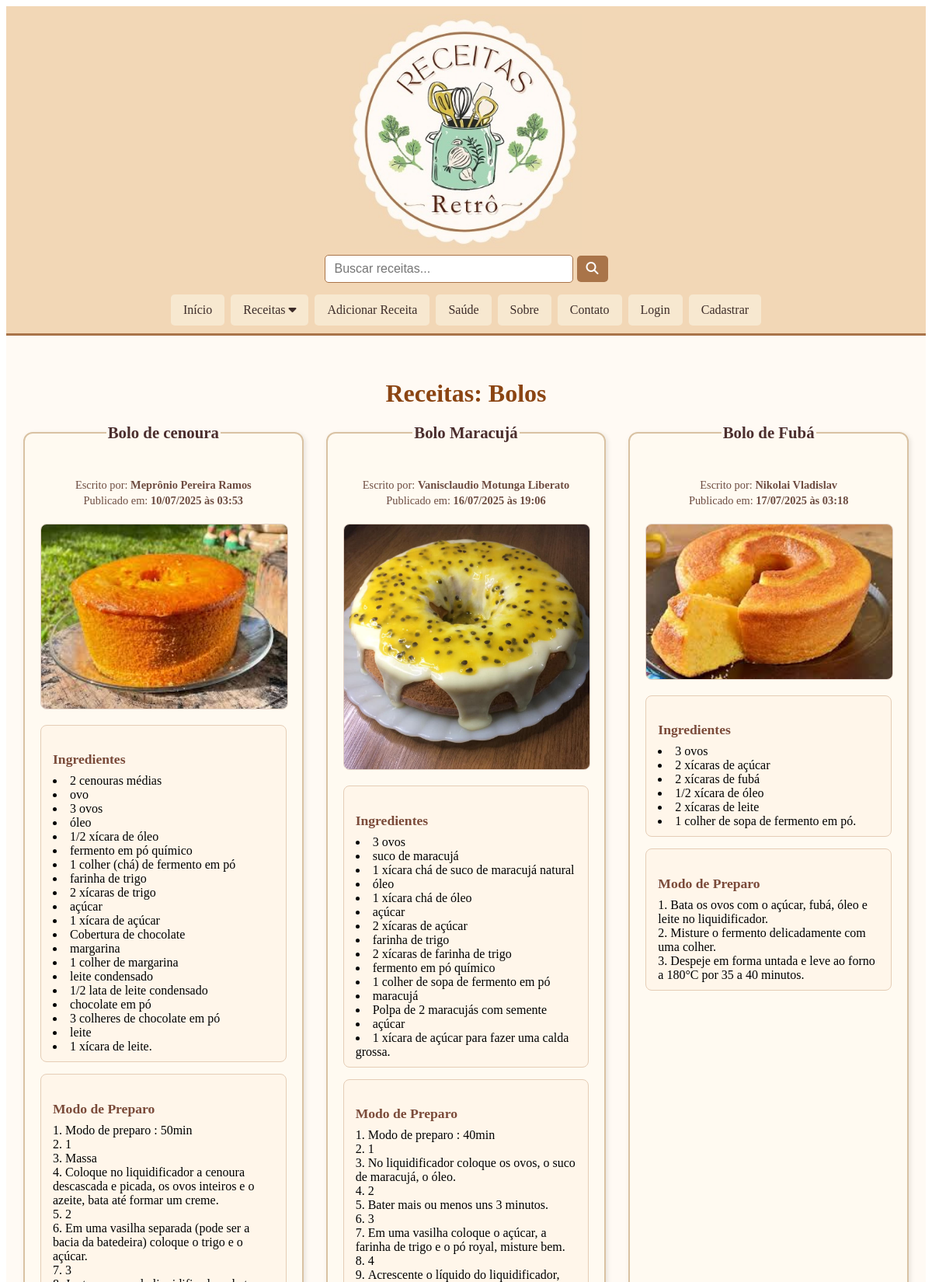
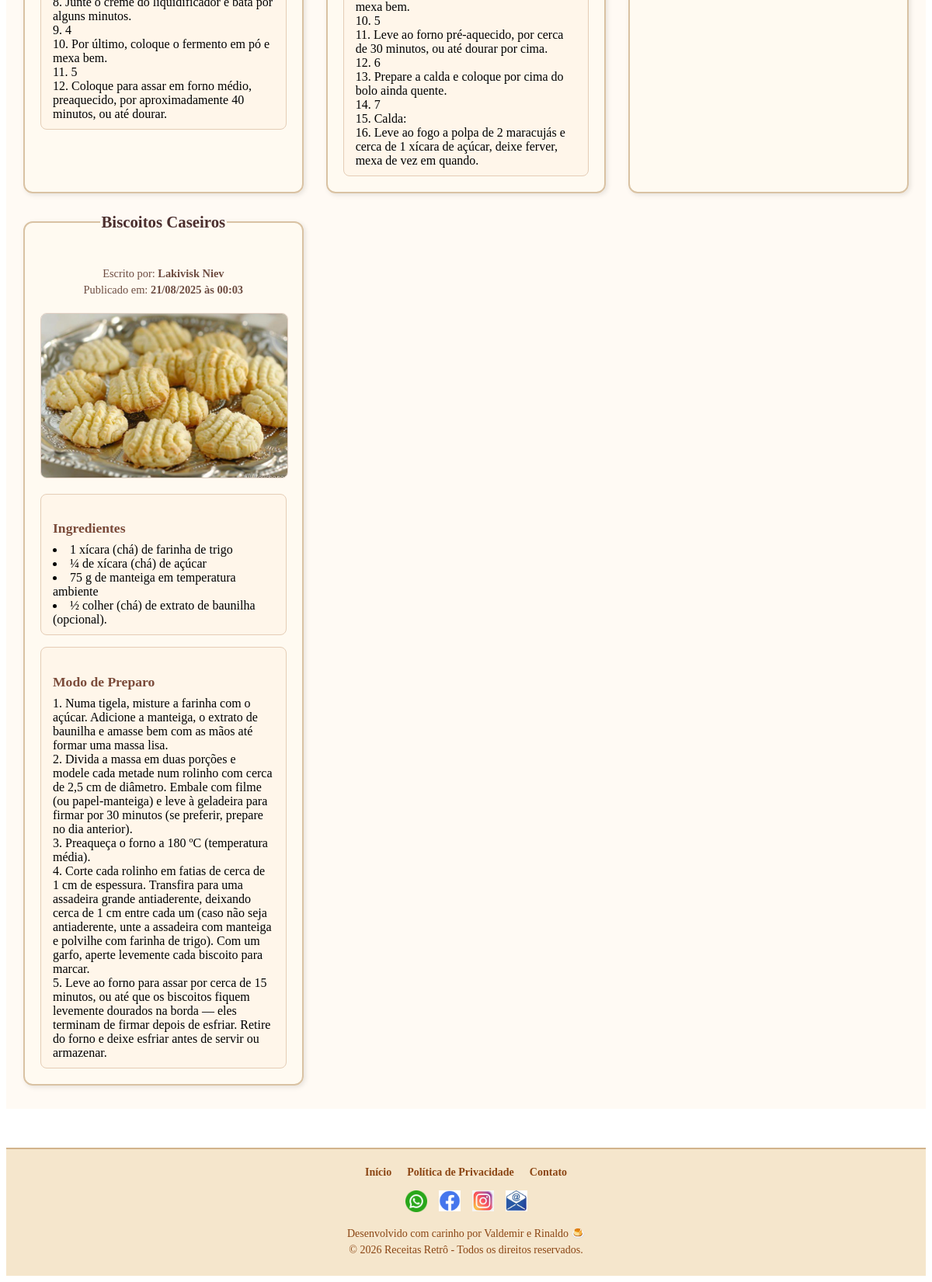
/paginas/categoria.php?cat=bolos, run on the app's committed database (2 pictures, top to bottom).
### tables this page shows
CREATE TABLE `receitas` (
  `id` int(11) NOT NULL,
  `titulo` varchar(150) NOT NULL,
  `descricao` text NOT NULL,
  `ingredientes` text NOT NULL,
  `modo_preparo` text NOT NULL,
  `imagem` varchar(255) DEFAULT NULL,
  `categoria_id` int(11) DEFAULT NULL,
  `usuario_id` int(11) DEFAULT NULL,
  `aprovado` tinyint(1) DEFAULT '0',
  `criado_em` timestamp NULL DEFAULT CURRENT_TIMESTAMP,
  `status` enum('pendente','liberado') DEFAULT 'pendente'
);

CREATE TABLE `usuarios` (
  `id` int(11) NOT NULL,
  `nome` varchar(100) NOT NULL,
  `email` varchar(100) NOT NULL,
  `telefone` varchar(20) DEFAULT NULL,
  `senha` varchar(255) NOT NULL,
  `tipo` enum('usuario','admin') DEFAULT 'usuario',
  `ativo` tinyint(1) DEFAULT '0',
  `criado_em` timestamp NULL DEFAULT CURRENT_TIMESTAMP,
  `status` varchar(20) DEFAULT 'pendente'
);

### paginas/categoria.php (the view, shortened to what this page needs)
<?php
include_once '../includes/conexao.php';
include_once '../includes/header.php';
if (isset($_GET['cat'])) {
    $categoria = $_GET['cat'];
    $stmtCategoria = $conn->prepare("SELECT id FROM categorias WHERE nome = ?");
    $stmtCategoria->bind_param("s", $categoria);
    $stmtCategoria->execute();
    $resultCategoria = $stmtCategoria->get_result();
    if ($resultCategoria->num_rows > 0) {
        $categoriaRow = $resultCategoria->fetch_assoc();
        $categoriaId = $categoriaRow['id'];
        $stmtReceitas = $conn->prepare("SELECT r.*, u.nome AS autor_nome
                                         FROM receitas r
                                         JOIN usuarios u ON r.usuario_id = u.id
                                         WHERE r.categoria_id = ? AND r.status = 'liberado'");
        $stmtReceitas->bind_param("i", $categoriaId);
        $stmtReceitas->execute();
        $resultReceitas = $stmtReceitas->get_result();
    } else {
        echo "<p style='padding:20px;'>Categoria não encontrada.</p>";
        exit;
    }
} else {
    echo "<p style='padding:20px;'>Categoria não especificada.</p>";
    exit;
}
?>
<body>
<main class="container pagina-categoria">
    <h2 class="titulo-categoria">Receitas: <?php echo htmlspecialchars(ucfirst($categoria)); ?></h2>
    <div class="grid-receitas">
        <?php
        while ($receita = $resultReceitas->fetch_assoc()) {
        ?>
            <fieldset class="card-receita">
                <legend class="receita-titulo">
                    <?php
                    echo htmlspecialchars($receita['titulo']);
                    ?>
                </legend>
                <p class="autor-receita">
                    Escrito por: <strong><?php echo htmlspecialchars($receita['autor_nome']); ?></strong><br>
                    Publicado em: <strong><?php echo date('d/m/Y \à\s H:i', strtotime($receita['criado_em'])); ?></strong>
                </p>
                <img src="<?php echo htmlspecialchars($receita['imagem']); ?>"
                     alt="Imagem da receita <?php echo htmlspecialchars($receita['titulo']); ?>">
                <section class="receita-conteudo">
                    <div class="receita-bloco">
                        <h4>Ingredientes</h4>
                        <ul class="lista-ingredientes">
                            <?php
                            $ingredientes = explode("\n", $receita['ingredientes']);
                            foreach ($ingredientes as $item) {
                                echo "<li>" . htmlspecialchars(trim($item)) . "</li>";
                            }
                            ?>
                        </ul>
                    </div>
                    <div class="receita-bloco">
                        <h4>Modo de Preparo</h4>
                        <ol class="lista-preparo">
                            <?php
                            $preparo = explode("\n", $receita['modo_preparo']);
                            foreach ($preparo as $passo) {
                                echo "<li>" . htmlspecialchars(trim($passo)) . "</li>";
                            }
                            ?>
                        </ol>
                    </div>
                </section>
                </fieldset>
        <?php }  ?>
    </div>
</main>
</body>
<?php
include_once('../includes/footer.php');
?>

### assets/css/categoria.css (style rules this page uses)
.pagina-categoria { padding: 30px 20px; background-color: #fffaf4; max-width: 1200px; margin: 0 auto; box-sizing: border-box; }
.titulo-categoria { font-size: 2rem; color: #8B4513; margin-bottom: 20px; text-align: center; font-family: 'Georgia', serif; }
.grid-receitas { display: grid; grid-template-columns: repeat(auto-fit, minmax(300px, 1fr)); gap: 25px; justify-content: center; }
.card-receita { background-color: #fffaf1; border: 2px solid #d9c2a3; border-radius: 12px; padding: 20px; box-shadow: 2px 2px 6px rgba(0,0,0,0.1); display: flex; flex-direction: column; box-sizing: border-box; }
.receita-titulo { font-size: 1.3rem; color: #4b2e2e; margin-bottom: 10px; font-weight: bold; text-align: center; }
.autor-receita { font-size: 0.9rem; color: #6d4c41; margin-bottom: 10px; line-height: 1.4; text-align: center; }
.card-receita img { width: 100%; object-fit: cover; border-radius: 8px; margin: 10px 0; border: 1px solid #e3d1c5; height: auto; max-width: 400px; display: block; margin-left: auto; margin-right: auto; }
.receita-conteudo { margin-top: 10px; display: flex; flex-direction: column; gap: 15px; flex-grow: 1; }
.receita-bloco { background-color: #fff6ea; border: 1px solid #e5cdb6; padding: 10px 15px; border-radius: 8px; }
.receita-bloco h4 { font-size: 1.1rem; color: #7b4b3a; margin-bottom: 8px; }
.lista-ingredientes { list-style: disc inside; padding-left: 0; margin: 0; }
.lista-preparo { list-style: decimal inside; padding-left: 0; margin: 0; }

### data on the page
receitas: titulo "Bolo de cenoura", usuario.nome "Meprônio Pereira Ramos", criado_em "10/07/2025 às 03:53", imagem (picture), ingredientes "2 cenouras médias", ingredientes "ovo", ingredientes "3 ovos", ingredientes "óleo", ingredientes "1/2 xícara de óleo", ingredientes "fermento em pó químico", ingredientes "1 colher (chá) de fermento em pó", ingredientes "farinha de trigo", ingredientes "2 xícaras de trigo", ingredientes "açúcar", ingredientes "1 xícara de açúcar", ingredientes "Cobertura de chocolate", ingredientes "margarina", ingredientes "1 colher de margarina", ingredientes "leite condensado", ingredientes "1/2 lata de leite condensado", ingredientes "chocolate em pó", ingredientes "3 colheres de chocolate em pó", ingredientes "leite", ingredientes "1 xícara de leite.", modo_preparo "Modo de preparo : 50min", modo_preparo "1", modo_preparo "Massa", modo_preparo "Coloque no liquidificador a cenoura descascada e picada, os ovos inteiros e o azeite, bata até formar um creme.", modo_preparo "2", modo_preparo "Em uma vasilha separada (pode ser a bacia da batedeira) coloque o trigo e o açúcar.", modo_preparo "3", modo_preparo "Junte o creme do liquidificador e bata por alguns minutos.", modo_preparo "4", modo_preparo "Por último, coloque o fermento em pó e mexa bem.", modo_preparo "5", modo_preparo "Coloque para assar em forno médio, preaquecido, por aproximadamente 40 minutos, ou até dourar."
receitas: titulo "Bolo Maracujá", usuario.nome "Vanisclaudio Motunga Liberato", criado_em "16/07/2025 às 19:06", imagem (picture), ingredientes "3 ovos", ingredientes "suco de maracujá", ingredientes "1 xícara chá de suco de maracujá natural", ingredientes "óleo", ingredientes "1 xícara chá de óleo", ingredientes "açúcar", ingredientes "2 xícaras de açúcar", ingredientes "farinha de trigo", ingredientes "2 xícaras de farinha de trigo", ingredientes "fermento em pó químico", ingredientes "1 colher de sopa de fermento em pó", ingredientes "maracujá", ingredientes "Polpa de 2 maracujás com semente", ingredientes "1 xícara de açúcar para fazer uma calda grossa.", modo_preparo "Modo de preparo : 40min", modo_preparo "1", modo_preparo "No liquidificador coloque os ovos, o suco de maracujá, o óleo.", modo_preparo "2", modo_preparo "Bater mais ou menos uns 3 minutos.", modo_preparo "3", modo_preparo "Em uma vasilha coloque o açúcar, a farinha de trigo e o pó royal, misture bem.", modo_preparo "4", modo_preparo "Acrescente o líquido do liquidificador, mexa bem.", modo_preparo "5", modo_preparo "Leve ao forno pré-aquecido, por cerca de 30 minutos, ou até dourar por cima.", modo_preparo "6", modo_preparo "Prepare a calda e coloque por cima do bolo ainda quente.", modo_preparo "7", modo_preparo "Calda:", modo_preparo "Leve ao fogo a polpa de 2 maracujás e cerca de 1 xícara de açúcar, deixe ferver, mexa de vez em quando."
receitas: titulo "Bolo de Fubá", usuario.nome "Nikolai Vladislav", criado_em "17/07/2025 às 03:18", imagem (picture), ingredientes "3 ovos", ingredientes "2 xícaras de açúcar", ingredientes "2 xícaras de fubá", ingredientes "1/2 xícara de óleo", ingredientes "2 xícaras de leite", ingredientes "1 colher de sopa de fermento em pó.", modo_preparo "Bata os ovos com o açúcar, fubá, óleo e leite no liquidificador.", modo_preparo "Misture o fermento delicadamente com uma colher.", modo_preparo "Despeje em forma untada e leve ao forno a 180°C por 35 a 40 minutos."
receitas: titulo "Biscoitos Caseiros", usuario.nome "Lakivisk Niev", criado_em "21/08/2025 às 00:03", imagem (picture), ingredientes "1 xícara (chá) de farinha de trigo", ingredientes "¼ de xícara (chá) de açúcar", ingredientes "75 g de manteiga em temperatura ambiente", ingredientes "½ colher (chá) de extrato de baunilha (opcional).", modo_preparo "Numa tigela, misture a farinha com o açúcar. Adicione a manteiga, o extrato de baunilha e amasse bem com as mãos até formar uma massa lisa.", modo_preparo "Divida a massa em duas porções e modele cada metade num rolinho com cerca de 2,5 cm de diâmetro. Embale com filme (ou papel-manteiga) e leve à geladeira para firmar por 30 minutos (se preferir, prepare no dia anterior).", modo_preparo "Preaqueça o forno a 180 ºC (temperatura média).", modo_preparo "Corte cada rolinho em fatias de cerca de 1 cm de espessura. Transfira para uma assadeira grande antiaderente, deixando cerca de 1 cm entre cada um (caso não seja antiaderente, unte a assadeira com manteiga e polvilhe com farinha de trigo). Com um garfo, aperte levemente cada biscoito para marcar.", modo_preparo "Leve ao forno para assar por cerca de 15 minutos, ou até que os biscoitos fiquem levemente dourados na borda — eles terminam de firmar depois de esfriar. Retire do forno e deixe esfriar antes de servir ou armazenar."

### other printed values
$categoria "Bolos"
